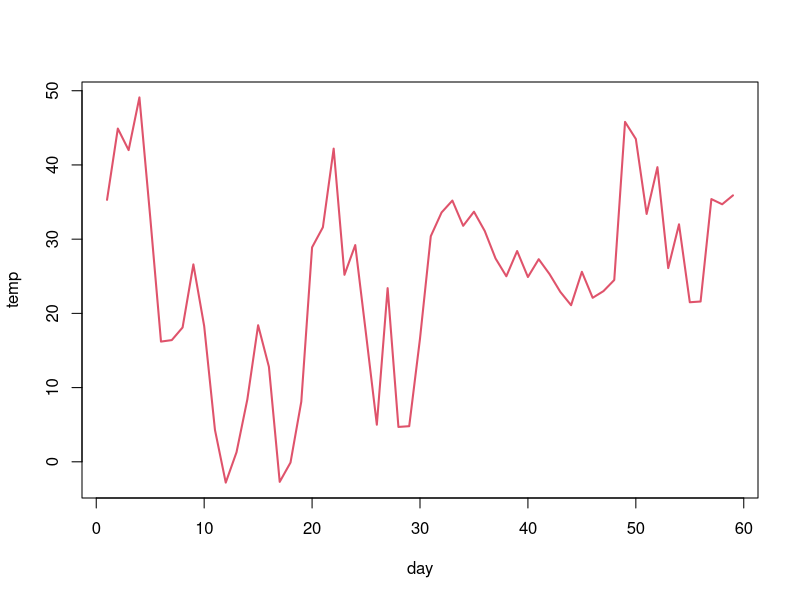
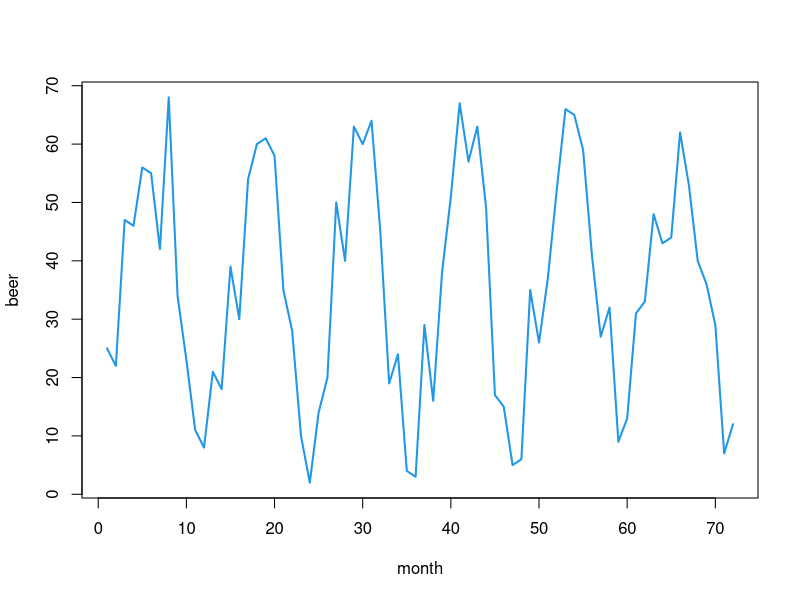
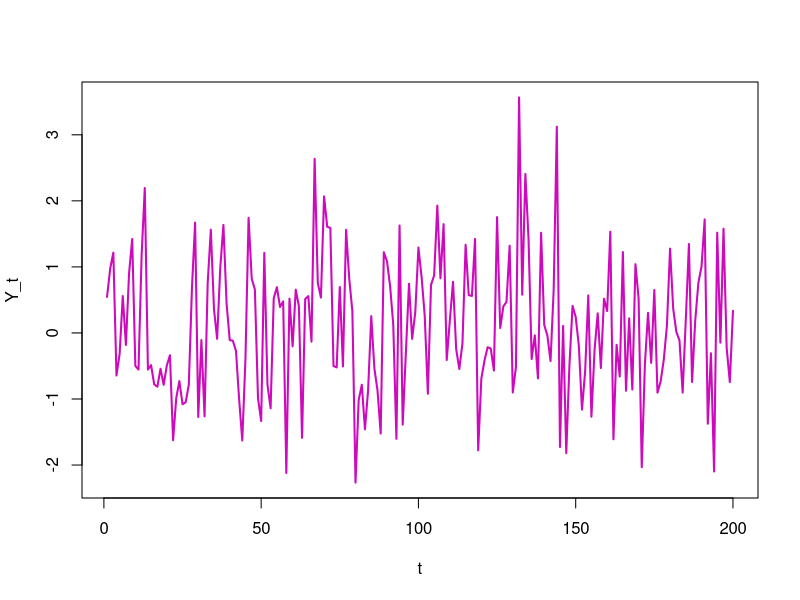
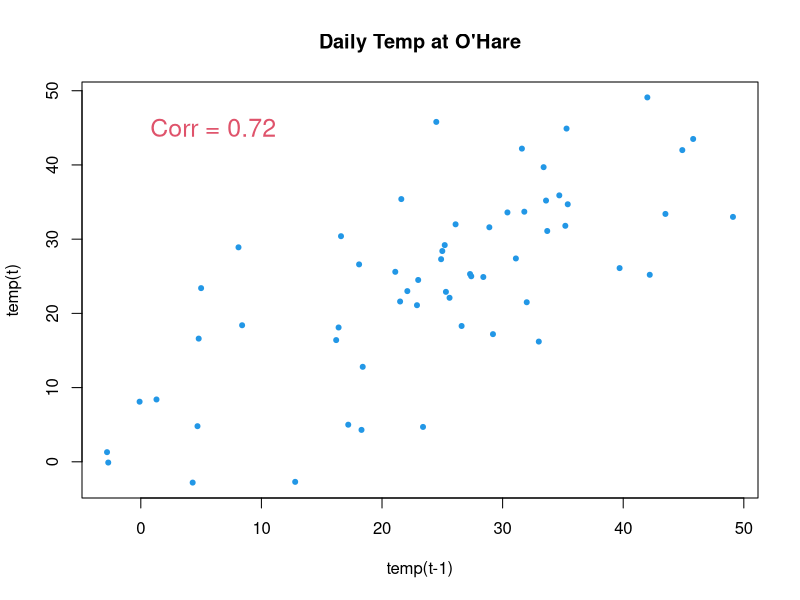
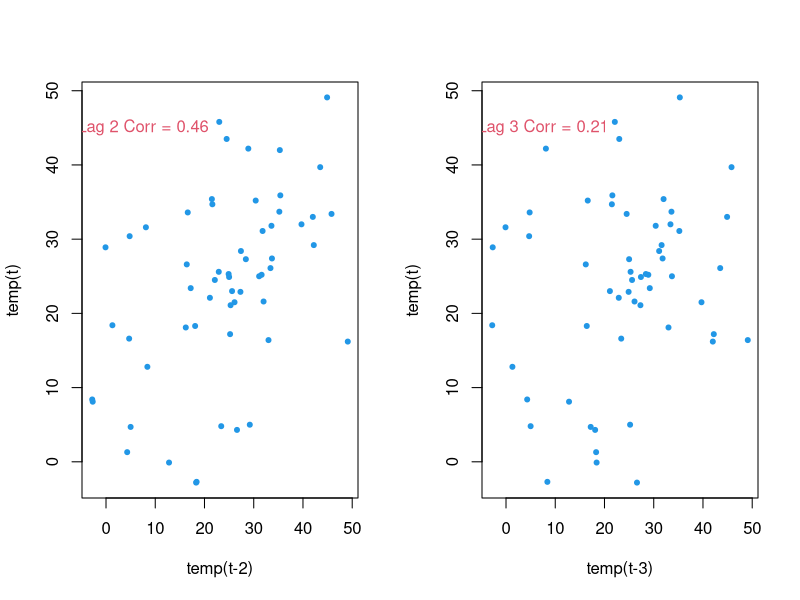
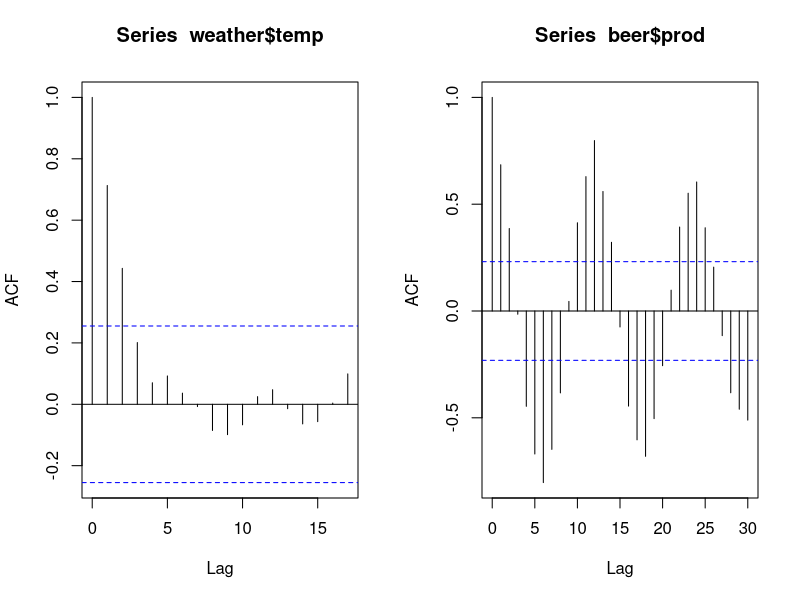
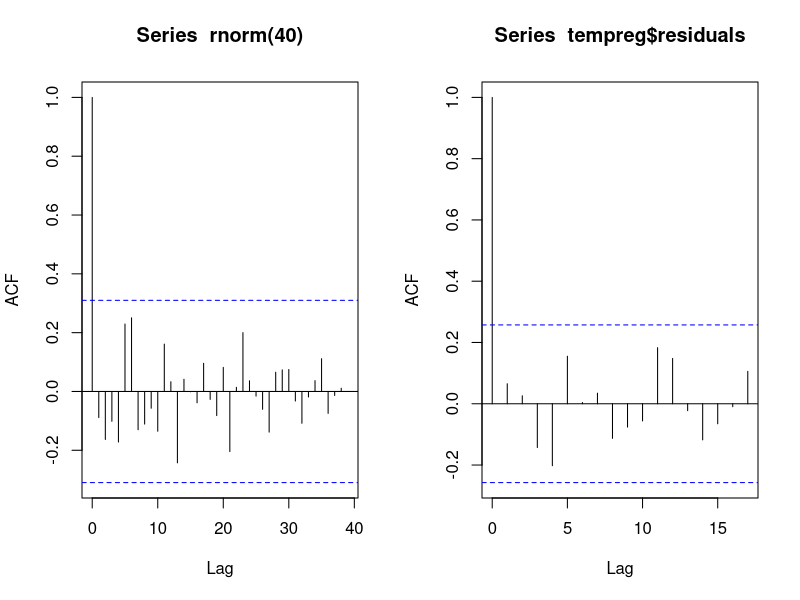
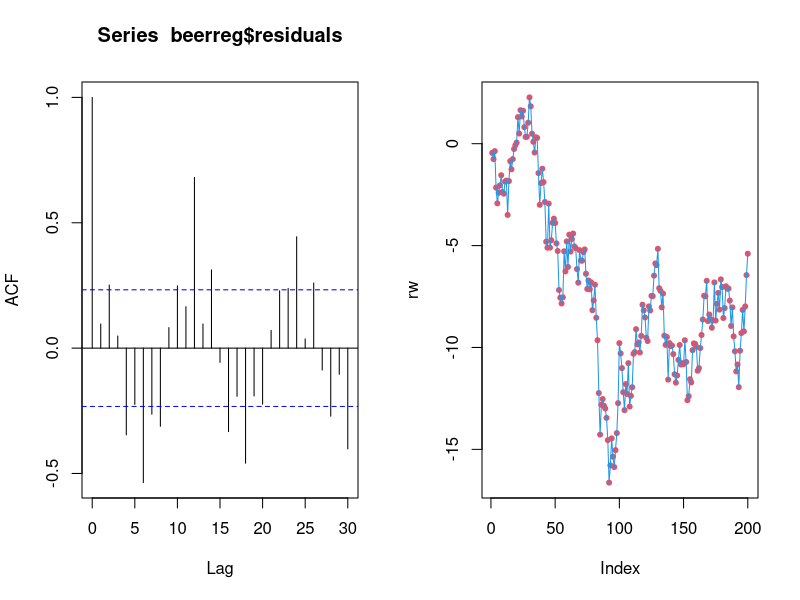

Source code (R) for these figures, in order:
## Code to accompany VectorBiTE 2019
## Intro to Time Series lecture 
## Leah R Johnson, Stats, VT

## slide 4
weather <- read.csv("weather.csv")
## pdf("weather.pdf", width=7, height=4)
plot(weather$temp, xlab="day", ylab="temp", type="l", 
  col=2, lwd=2)
## dev.off()

## slide 5
beer <- read.csv("beer.csv")
## pdf("beer.pdf", width=7, height=4)
plot(beer$prod, xlab="month", ylab="beer", type="l", 
  col=4, lwd=2)
## dev.off()

## slide 6
## pdf("norm.pdf", width=7, height=4)
plot(rnorm(200), xlab="t", ylab="Y_t", type="l", 
  col=6, lwd=2)
## dev.off()

## slide 7
## pdf("templast.pdf", width=5, height=5)
plot(weather$temp[1:58], weather$temp[2:59], pch=20, col=4,
     main="Daily Temp at O'Hare", xlab="temp(t-1)",
     ylab = "temp(t)")
text(x=6, y=45, col=2, cex=1.5,
     labels=paste("Corr =", round(cor(weather$temp[1:58],
       weather$temp[2:59]),2)))
## dev.off()

## slide 8
## pdf("lagtemp.pdf", width=9, height=4.5)
par(mfrow=c(1,2))
plot(weather$temp[1:57], weather$temp[3:59], pch=20, col=4,
     main="", xlab="temp(t-2)", ylab = "temp(t)")
text(x=7.5,y=45, col=2, 
     labels=paste("Lag 2 Corr =", round(cor(weather$temp[1:57],
       weather$temp[3:59]),2)))
plot(weather$temp[1:56], weather$temp[4:59], pch=20, col=4,
     main="", xlab="temp(t-3)", ylab = "temp(t)")
text(x=7.5,y=45, col=2, 
     labels=paste("Lag 3 Corr =", round(cor(weather$temp[1:56],
       weather$temp[4:59]),2)))
## dev.off()

## slides 9 and 10
## pdf("tempacf.pdf", width=6, height=4)
print(acf(weather$temp))
## dev.off()

## slide 11
## pdf("beeracf.pdf", width=6, height=4)
acf(beer$prod, lag.max=30)
## dev.off()

## slide 12
## pdf("normacf.pdf", width=6, height=4)
acf(rnorm(40), lag.max=40)
## dev.off()

## slide 16
tempreg <- lm(weather$temp[2:59] ~ weather$temp[1:58])
summary(tempreg)

## slide 17
## pdf("acftempreg.pdf", width=5, height=4)
acf(tempreg$residuals)
## dev.off()

## slide 18
beerreg <- lm(beer$prod[2:72] ~  beer$prod[1:71])
summary(beerreg)

## slide 19
## pdf("acfbeerreg.pdf", width=5, height=4)
acf(beerreg$residuals, lag.max=30)
## dev.off()


## slide 21
rw <- rnorm(1)
for(i in 2:200) rw <- c(rw, rw[i-1] + rnorm(1))
## pdf("randwalk.pdf", width=6, height=5)
plot(rw, pch=20, col=2)
lines(rw, col=4)
## dev.off()

## slide 22
## pdf("acfrandwalk.pdf", width=6, height=5)
acf(rw, lwd=2)
## dev.off()


## slide 24
xs <- rnorm(1)
for(i in 2:200) xs <- c(xs, 1.02*xs[i-1]+rnorm(1))
## pdf("exploding.pdf", width=6, height=5)
plot(xs, pch=20, col=2)
lines(xs, col=4)
## dev.off()

## slide 25
ss <- rnorm(1)
for(i in 2:200) ss <- c(ss, 0.8*ss[i-1]+rnorm(1))
## pdf("stationary.pdf", width=6, height=5)
plot(ss, pch=20, col=2)
lines(ss, col=4)
abline(h=0, lty=2, col=8)
## dev.off()

## slide 26
## pdf("acfstationary.pdf", width=6, height=5)
acf(ss, lwd=2)
## dev.off()

## slide 28
ns <- rnorm(1)
for(i in 2:100) ns <- c(ns, -0.8*ns[i-1]+rnorm(1))
## pdf("negcor.pdf", width=6, height=5)
plot(ns, pch=20, col=2)
lines(ns, col=4)
abline(h=0, lty=2, col=8)
## dev.off()

## slide 30
## shows how 1-year lag would work
beerreg12 <- lm( beer$prod[12:72] ~  beer$prod[1:61])
summary(beerreg12)

## not in slides
acf(beerreg12$residuals, lag.max=30)
## How would you add in both a 6 month and a 1 month lag? Are these
## terms significant?


## build the trending series
ss <- rnorm(1)
for(i in 2:200) ss <- c(ss, 0.8*ss[i-1]+rnorm(1))

## slide 32
## pdf("artime.pdf", width=6, height=4)
sst <- ss - (1:200)/20
plot(sst, col="blue", xlab="time")
## dev.off()

## slide 33
t <- 1:199
sst.fit <- lm(sst[2:200] ~ sst[1:199] + t)
summary(sst.fit)

## slide 35
t <- 0:35
## pdf("sincos.pdf", width=6, height=3)
par(mfrow=c(1,2))
plot(t, sin(2*pi*t/12), type="l", col="red")
plot(t, cos(2*pi*t/12), type="l", col="blue")
## dev.off()


###########
## Airline data analyses in the practical section. 

